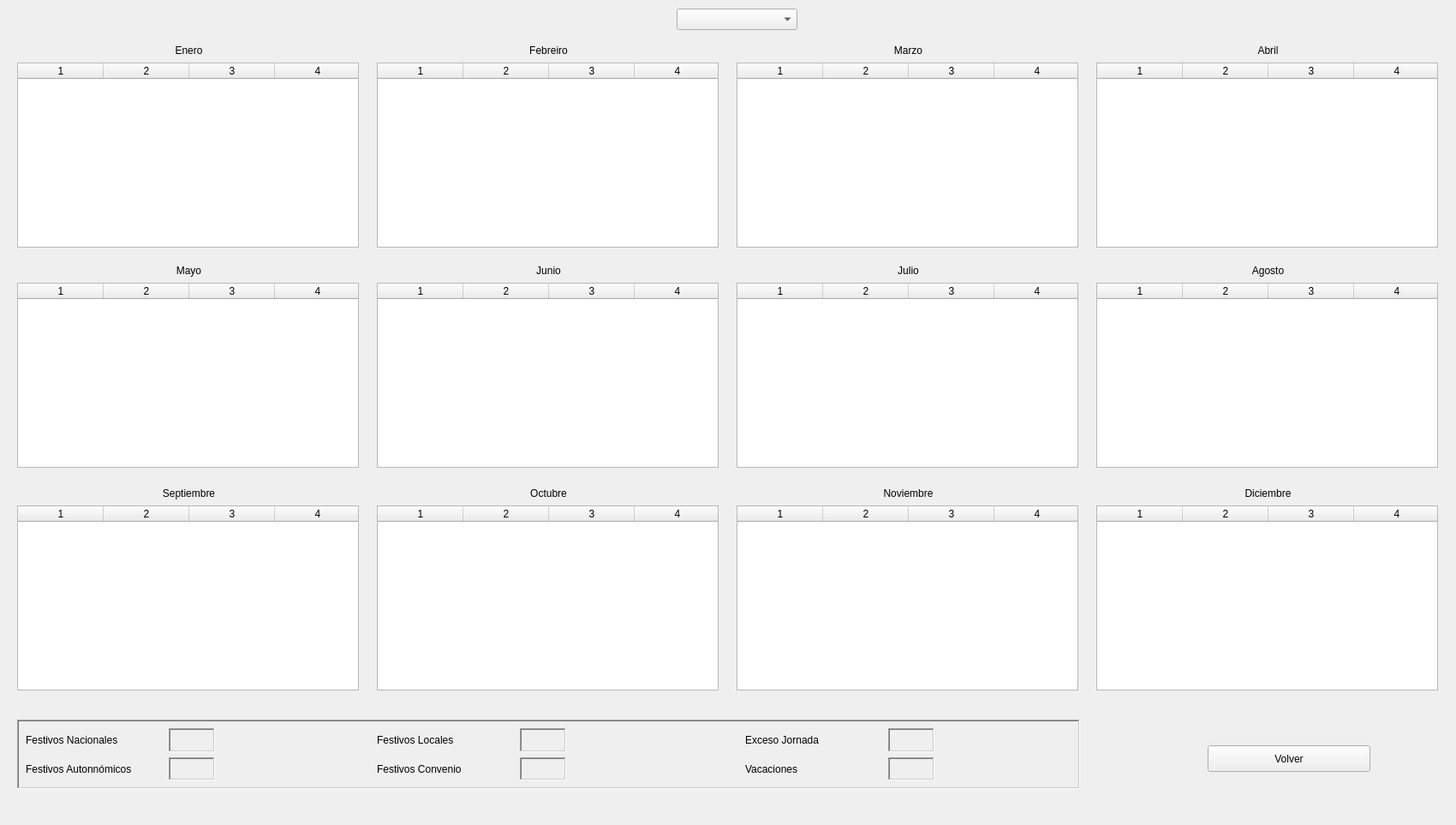
<?xml version="1.0" encoding="UTF-8"?>
<ui version="4.0">
 <class>CalendarioLaboral</class>
 <widget class="QDialog" name="CalendarioLaboral">
  <property name="geometry">
   <rect>
    <x>0</x>
    <y>0</y>
    <width>1700</width>
    <height>963</height>
   </rect>
  </property>
  <property name="windowTitle">
   <string>Dialog</string>
  </property>
  <widget class="QPushButton" name="btnCancelar">
   <property name="geometry">
    <rect>
     <x>1410</x>
     <y>870</y>
     <width>190</width>
     <height>31</height>
    </rect>
   </property>
   <property name="text">
    <string>Volver</string>
   </property>
   <property name="icon">
    <iconset resource="imagenes/imagenes.qrc">
     <normaloff>:/atras.png</normaloff>:/atras.png</iconset>
   </property>
   <property name="autoDefault">
    <bool>false</bool>
   </property>
  </widget>
  <widget class="QLabel" name="lblEnero">
   <property name="geometry">
    <rect>
     <x>20</x>
     <y>50</y>
     <width>401</width>
     <height>17</height>
    </rect>
   </property>
   <property name="text">
    <string>Enero</string>
   </property>
   <property name="alignment">
    <set>Qt::AlignCenter</set>
   </property>
  </widget>
  <widget class="QTableWidget" name="tableEnero">
   <property name="geometry">
    <rect>
     <x>20</x>
     <y>73</y>
     <width>399</width>
     <height>216</height>
    </rect>
   </property>
   <property name="sizePolicy">
    <sizepolicy hsizetype="Expanding" vsizetype="Expanding">
     <horstretch>0</horstretch>
     <verstretch>0</verstretch>
    </sizepolicy>
   </property>
   <property name="verticalScrollBarPolicy">
    <enum>Qt::ScrollBarAlwaysOff</enum>
   </property>
   <property name="horizontalScrollBarPolicy">
    <enum>Qt::ScrollBarAlwaysOff</enum>
   </property>
   <property name="sizeAdjustPolicy">
    <enum>QAbstractScrollArea::AdjustToContents</enum>
   </property>
   <property name="editTriggers">
    <set>QAbstractItemView::NoEditTriggers</set>
   </property>
   <property name="selectionMode">
    <enum>QAbstractItemView::NoSelection</enum>
   </property>
   <property name="showGrid">
    <bool>false</bool>
   </property>
   <property name="rowCount">
    <number>6</number>
   </property>
   <property name="columnCount">
    <number>7</number>
   </property>
   <attribute name="horizontalHeaderVisible">
    <bool>true</bool>
   </attribute>
   <attribute name="verticalHeaderVisible">
    <bool>false</bool>
   </attribute>
   <attribute name="verticalHeaderHighlightSections">
    <bool>false</bool>
   </attribute>
   <row/>
   <row/>
   <row/>
   <row/>
   <row/>
   <row/>
   <column/>
   <column/>
   <column/>
   <column/>
   <column/>
   <column/>
   <column/>
  </widget>
  <widget class="QComboBox" name="cmbAno">
   <property name="geometry">
    <rect>
     <x>790</x>
     <y>10</y>
     <width>141</width>
     <height>25</height>
    </rect>
   </property>
  </widget>
  <widget class="QTableWidget" name="tableFebrero">
   <property name="geometry">
    <rect>
     <x>440</x>
     <y>73</y>
     <width>399</width>
     <height>216</height>
    </rect>
   </property>
   <property name="sizePolicy">
    <sizepolicy hsizetype="Expanding" vsizetype="Expanding">
     <horstretch>0</horstretch>
     <verstretch>0</verstretch>
    </sizepolicy>
   </property>
   <property name="verticalScrollBarPolicy">
    <enum>Qt::ScrollBarAlwaysOff</enum>
   </property>
   <property name="horizontalScrollBarPolicy">
    <enum>Qt::ScrollBarAlwaysOff</enum>
   </property>
   <property name="sizeAdjustPolicy">
    <enum>QAbstractScrollArea::AdjustToContents</enum>
   </property>
   <property name="editTriggers">
    <set>QAbstractItemView::NoEditTriggers</set>
   </property>
   <property name="selectionMode">
    <enum>QAbstractItemView::NoSelection</enum>
   </property>
   <property name="showGrid">
    <bool>false</bool>
   </property>
   <property name="rowCount">
    <number>6</number>
   </property>
   <property name="columnCount">
    <number>7</number>
   </property>
   <attribute name="horizontalHeaderVisible">
    <bool>true</bool>
   </attribute>
   <attribute name="verticalHeaderVisible">
    <bool>false</bool>
   </attribute>
   <attribute name="verticalHeaderHighlightSections">
    <bool>false</bool>
   </attribute>
   <row/>
   <row/>
   <row/>
   <row/>
   <row/>
   <row/>
   <column/>
   <column/>
   <column/>
   <column/>
   <column/>
   <column/>
   <column/>
  </widget>
  <widget class="QLabel" name="lblEnero_2">
   <property name="geometry">
    <rect>
     <x>440</x>
     <y>50</y>
     <width>401</width>
     <height>17</height>
    </rect>
   </property>
   <property name="text">
    <string>Febreiro</string>
   </property>
   <property name="alignment">
    <set>Qt::AlignCenter</set>
   </property>
  </widget>
  <widget class="QTableWidget" name="tableMarzo">
   <property name="geometry">
    <rect>
     <x>860</x>
     <y>73</y>
     <width>399</width>
     <height>216</height>
    </rect>
   </property>
   <property name="sizePolicy">
    <sizepolicy hsizetype="Expanding" vsizetype="Expanding">
     <horstretch>0</horstretch>
     <verstretch>0</verstretch>
    </sizepolicy>
   </property>
   <property name="verticalScrollBarPolicy">
    <enum>Qt::ScrollBarAlwaysOff</enum>
   </property>
   <property name="horizontalScrollBarPolicy">
    <enum>Qt::ScrollBarAlwaysOff</enum>
   </property>
   <property name="sizeAdjustPolicy">
    <enum>QAbstractScrollArea::AdjustToContents</enum>
   </property>
   <property name="editTriggers">
    <set>QAbstractItemView::NoEditTriggers</set>
   </property>
   <property name="selectionMode">
    <enum>QAbstractItemView::NoSelection</enum>
   </property>
   <property name="showGrid">
    <bool>false</bool>
   </property>
   <property name="rowCount">
    <number>6</number>
   </property>
   <property name="columnCount">
    <number>7</number>
   </property>
   <attribute name="horizontalHeaderVisible">
    <bool>true</bool>
   </attribute>
   <attribute name="verticalHeaderVisible">
    <bool>false</bool>
   </attribute>
   <attribute name="verticalHeaderHighlightSections">
    <bool>false</bool>
   </attribute>
   <row/>
   <row/>
   <row/>
   <row/>
   <row/>
   <row/>
   <column/>
   <column/>
   <column/>
   <column/>
   <column/>
   <column/>
   <column/>
  </widget>
  <widget class="QLabel" name="lblEnero_3">
   <property name="geometry">
    <rect>
     <x>860</x>
     <y>50</y>
     <width>401</width>
     <height>17</height>
    </rect>
   </property>
   <property name="text">
    <string>Marzo</string>
   </property>
   <property name="alignment">
    <set>Qt::AlignCenter</set>
   </property>
  </widget>
  <widget class="QTableWidget" name="tableAbril">
   <property name="geometry">
    <rect>
     <x>1280</x>
     <y>73</y>
     <width>399</width>
     <height>216</height>
    </rect>
   </property>
   <property name="sizePolicy">
    <sizepolicy hsizetype="Expanding" vsizetype="Expanding">
     <horstretch>0</horstretch>
     <verstretch>0</verstretch>
    </sizepolicy>
   </property>
   <property name="verticalScrollBarPolicy">
    <enum>Qt::ScrollBarAlwaysOff</enum>
   </property>
   <property name="horizontalScrollBarPolicy">
    <enum>Qt::ScrollBarAlwaysOff</enum>
   </property>
   <property name="sizeAdjustPolicy">
    <enum>QAbstractScrollArea::AdjustToContents</enum>
   </property>
   <property name="editTriggers">
    <set>QAbstractItemView::NoEditTriggers</set>
   </property>
   <property name="selectionMode">
    <enum>QAbstractItemView::NoSelection</enum>
   </property>
   <property name="showGrid">
    <bool>false</bool>
   </property>
   <property name="rowCount">
    <number>6</number>
   </property>
   <property name="columnCount">
    <number>7</number>
   </property>
   <attribute name="horizontalHeaderVisible">
    <bool>true</bool>
   </attribute>
   <attribute name="verticalHeaderVisible">
    <bool>false</bool>
   </attribute>
   <attribute name="verticalHeaderHighlightSections">
    <bool>false</bool>
   </attribute>
   <row/>
   <row/>
   <row/>
   <row/>
   <row/>
   <row/>
   <column/>
   <column/>
   <column/>
   <column/>
   <column/>
   <column/>
   <column/>
  </widget>
  <widget class="QLabel" name="lblEnero_4">
   <property name="geometry">
    <rect>
     <x>1280</x>
     <y>50</y>
     <width>401</width>
     <height>17</height>
    </rect>
   </property>
   <property name="text">
    <string>Abril</string>
   </property>
   <property name="alignment">
    <set>Qt::AlignCenter</set>
   </property>
  </widget>
  <widget class="QTableWidget" name="tableJulio">
   <property name="geometry">
    <rect>
     <x>860</x>
     <y>330</y>
     <width>399</width>
     <height>216</height>
    </rect>
   </property>
   <property name="sizePolicy">
    <sizepolicy hsizetype="Expanding" vsizetype="Expanding">
     <horstretch>0</horstretch>
     <verstretch>0</verstretch>
    </sizepolicy>
   </property>
   <property name="verticalScrollBarPolicy">
    <enum>Qt::ScrollBarAlwaysOff</enum>
   </property>
   <property name="horizontalScrollBarPolicy">
    <enum>Qt::ScrollBarAlwaysOff</enum>
   </property>
   <property name="sizeAdjustPolicy">
    <enum>QAbstractScrollArea::AdjustToContents</enum>
   </property>
   <property name="editTriggers">
    <set>QAbstractItemView::NoEditTriggers</set>
   </property>
   <property name="selectionMode">
    <enum>QAbstractItemView::NoSelection</enum>
   </property>
   <property name="showGrid">
    <bool>false</bool>
   </property>
   <property name="rowCount">
    <number>6</number>
   </property>
   <property name="columnCount">
    <number>7</number>
   </property>
   <attribute name="horizontalHeaderVisible">
    <bool>true</bool>
   </attribute>
   <attribute name="verticalHeaderVisible">
    <bool>false</bool>
   </attribute>
   <attribute name="verticalHeaderHighlightSections">
    <bool>false</bool>
   </attribute>
   <row/>
   <row/>
   <row/>
   <row/>
   <row/>
   <row/>
   <column/>
   <column/>
   <column/>
   <column/>
   <column/>
   <column/>
   <column/>
  </widget>
  <widget class="QTableWidget" name="tableJunio">
   <property name="geometry">
    <rect>
     <x>440</x>
     <y>330</y>
     <width>399</width>
     <height>216</height>
    </rect>
   </property>
   <property name="sizePolicy">
    <sizepolicy hsizetype="Expanding" vsizetype="Expanding">
     <horstretch>0</horstretch>
     <verstretch>0</verstretch>
    </sizepolicy>
   </property>
   <property name="verticalScrollBarPolicy">
    <enum>Qt::ScrollBarAlwaysOff</enum>
   </property>
   <property name="horizontalScrollBarPolicy">
    <enum>Qt::ScrollBarAlwaysOff</enum>
   </property>
   <property name="sizeAdjustPolicy">
    <enum>QAbstractScrollArea::AdjustToContents</enum>
   </property>
   <property name="editTriggers">
    <set>QAbstractItemView::NoEditTriggers</set>
   </property>
   <property name="selectionMode">
    <enum>QAbstractItemView::NoSelection</enum>
   </property>
   <property name="showGrid">
    <bool>false</bool>
   </property>
   <property name="rowCount">
    <number>6</number>
   </property>
   <property name="columnCount">
    <number>7</number>
   </property>
   <attribute name="horizontalHeaderVisible">
    <bool>true</bool>
   </attribute>
   <attribute name="verticalHeaderVisible">
    <bool>false</bool>
   </attribute>
   <attribute name="verticalHeaderHighlightSections">
    <bool>false</bool>
   </attribute>
   <row/>
   <row/>
   <row/>
   <row/>
   <row/>
   <row/>
   <column/>
   <column/>
   <column/>
   <column/>
   <column/>
   <column/>
   <column/>
  </widget>
  <widget class="QTableWidget" name="tableAgosto">
   <property name="geometry">
    <rect>
     <x>1280</x>
     <y>330</y>
     <width>399</width>
     <height>216</height>
    </rect>
   </property>
   <property name="sizePolicy">
    <sizepolicy hsizetype="Expanding" vsizetype="Expanding">
     <horstretch>0</horstretch>
     <verstretch>0</verstretch>
    </sizepolicy>
   </property>
   <property name="verticalScrollBarPolicy">
    <enum>Qt::ScrollBarAlwaysOff</enum>
   </property>
   <property name="horizontalScrollBarPolicy">
    <enum>Qt::ScrollBarAlwaysOff</enum>
   </property>
   <property name="sizeAdjustPolicy">
    <enum>QAbstractScrollArea::AdjustToContents</enum>
   </property>
   <property name="editTriggers">
    <set>QAbstractItemView::NoEditTriggers</set>
   </property>
   <property name="selectionMode">
    <enum>QAbstractItemView::NoSelection</enum>
   </property>
   <property name="showGrid">
    <bool>false</bool>
   </property>
   <property name="rowCount">
    <number>6</number>
   </property>
   <property name="columnCount">
    <number>7</number>
   </property>
   <attribute name="horizontalHeaderVisible">
    <bool>true</bool>
   </attribute>
   <attribute name="verticalHeaderVisible">
    <bool>false</bool>
   </attribute>
   <attribute name="verticalHeaderHighlightSections">
    <bool>false</bool>
   </attribute>
   <row/>
   <row/>
   <row/>
   <row/>
   <row/>
   <row/>
   <column/>
   <column/>
   <column/>
   <column/>
   <column/>
   <column/>
   <column/>
  </widget>
  <widget class="QTableWidget" name="tableMayo">
   <property name="geometry">
    <rect>
     <x>20</x>
     <y>330</y>
     <width>399</width>
     <height>216</height>
    </rect>
   </property>
   <property name="sizePolicy">
    <sizepolicy hsizetype="Expanding" vsizetype="Expanding">
     <horstretch>0</horstretch>
     <verstretch>0</verstretch>
    </sizepolicy>
   </property>
   <property name="verticalScrollBarPolicy">
    <enum>Qt::ScrollBarAlwaysOff</enum>
   </property>
   <property name="horizontalScrollBarPolicy">
    <enum>Qt::ScrollBarAlwaysOff</enum>
   </property>
   <property name="sizeAdjustPolicy">
    <enum>QAbstractScrollArea::AdjustToContents</enum>
   </property>
   <property name="editTriggers">
    <set>QAbstractItemView::NoEditTriggers</set>
   </property>
   <property name="selectionMode">
    <enum>QAbstractItemView::NoSelection</enum>
   </property>
   <property name="showGrid">
    <bool>false</bool>
   </property>
   <property name="rowCount">
    <number>6</number>
   </property>
   <property name="columnCount">
    <number>7</number>
   </property>
   <attribute name="horizontalHeaderVisible">
    <bool>true</bool>
   </attribute>
   <attribute name="verticalHeaderVisible">
    <bool>false</bool>
   </attribute>
   <attribute name="verticalHeaderHighlightSections">
    <bool>false</bool>
   </attribute>
   <row/>
   <row/>
   <row/>
   <row/>
   <row/>
   <row/>
   <column/>
   <column/>
   <column/>
   <column/>
   <column/>
   <column/>
   <column/>
  </widget>
  <widget class="QLabel" name="lblEnero_5">
   <property name="geometry">
    <rect>
     <x>1280</x>
     <y>307</y>
     <width>401</width>
     <height>17</height>
    </rect>
   </property>
   <property name="text">
    <string>Agosto</string>
   </property>
   <property name="alignment">
    <set>Qt::AlignCenter</set>
   </property>
  </widget>
  <widget class="QLabel" name="lblEnero_6">
   <property name="geometry">
    <rect>
     <x>20</x>
     <y>307</y>
     <width>401</width>
     <height>17</height>
    </rect>
   </property>
   <property name="text">
    <string>Mayo</string>
   </property>
   <property name="alignment">
    <set>Qt::AlignCenter</set>
   </property>
  </widget>
  <widget class="QLabel" name="lblEnero_7">
   <property name="geometry">
    <rect>
     <x>440</x>
     <y>307</y>
     <width>401</width>
     <height>17</height>
    </rect>
   </property>
   <property name="text">
    <string>Junio</string>
   </property>
   <property name="alignment">
    <set>Qt::AlignCenter</set>
   </property>
  </widget>
  <widget class="QLabel" name="lblEnero_8">
   <property name="geometry">
    <rect>
     <x>860</x>
     <y>307</y>
     <width>401</width>
     <height>17</height>
    </rect>
   </property>
   <property name="text">
    <string>Julio</string>
   </property>
   <property name="alignment">
    <set>Qt::AlignCenter</set>
   </property>
  </widget>
  <widget class="QTableWidget" name="tableNoviembre">
   <property name="geometry">
    <rect>
     <x>860</x>
     <y>590</y>
     <width>399</width>
     <height>216</height>
    </rect>
   </property>
   <property name="sizePolicy">
    <sizepolicy hsizetype="Expanding" vsizetype="Expanding">
     <horstretch>0</horstretch>
     <verstretch>0</verstretch>
    </sizepolicy>
   </property>
   <property name="verticalScrollBarPolicy">
    <enum>Qt::ScrollBarAlwaysOff</enum>
   </property>
   <property name="horizontalScrollBarPolicy">
    <enum>Qt::ScrollBarAlwaysOff</enum>
   </property>
   <property name="sizeAdjustPolicy">
    <enum>QAbstractScrollArea::AdjustToContents</enum>
   </property>
   <property name="editTriggers">
    <set>QAbstractItemView::NoEditTriggers</set>
   </property>
   <property name="selectionMode">
    <enum>QAbstractItemView::NoSelection</enum>
   </property>
   <property name="showGrid">
    <bool>false</bool>
   </property>
   <property name="rowCount">
    <number>6</number>
   </property>
   <property name="columnCount">
    <number>7</number>
   </property>
   <attribute name="horizontalHeaderVisible">
    <bool>true</bool>
   </attribute>
   <attribute name="verticalHeaderVisible">
    <bool>false</bool>
   </attribute>
   <attribute name="verticalHeaderHighlightSections">
    <bool>false</bool>
   </attribute>
   <row/>
   <row/>
   <row/>
   <row/>
   <row/>
   <row/>
   <column/>
   <column/>
   <column/>
   <column/>
   <column/>
   <column/>
   <column/>
  </widget>
  <widget class="QTableWidget" name="tableOctubre">
   <property name="geometry">
    <rect>
     <x>440</x>
     <y>590</y>
     <width>399</width>
     <height>216</height>
    </rect>
   </property>
   <property name="sizePolicy">
    <sizepolicy hsizetype="Expanding" vsizetype="Expanding">
     <horstretch>0</horstretch>
     <verstretch>0</verstretch>
    </sizepolicy>
   </property>
   <property name="verticalScrollBarPolicy">
    <enum>Qt::ScrollBarAlwaysOff</enum>
   </property>
   <property name="horizontalScrollBarPolicy">
    <enum>Qt::ScrollBarAlwaysOff</enum>
   </property>
   <property name="sizeAdjustPolicy">
    <enum>QAbstractScrollArea::AdjustToContents</enum>
   </property>
   <property name="editTriggers">
    <set>QAbstractItemView::NoEditTriggers</set>
   </property>
   <property name="selectionMode">
    <enum>QAbstractItemView::NoSelection</enum>
   </property>
   <property name="showGrid">
    <bool>false</bool>
   </property>
   <property name="rowCount">
    <number>6</number>
   </property>
   <property name="columnCount">
    <number>7</number>
   </property>
   <attribute name="horizontalHeaderVisible">
    <bool>true</bool>
   </attribute>
   <attribute name="verticalHeaderVisible">
    <bool>false</bool>
   </attribute>
   <attribute name="verticalHeaderHighlightSections">
    <bool>false</bool>
   </attribute>
   <row/>
   <row/>
   <row/>
   <row/>
   <row/>
   <row/>
   <column/>
   <column/>
   <column/>
   <column/>
   <column/>
   <column/>
   <column/>
  </widget>
  <widget class="QTableWidget" name="tableDiciembre">
   <property name="geometry">
    <rect>
     <x>1280</x>
     <y>590</y>
     <width>399</width>
     <height>216</height>
    </rect>
   </property>
   <property name="sizePolicy">
    <sizepolicy hsizetype="Expanding" vsizetype="Expanding">
     <horstretch>0</horstretch>
     <verstretch>0</verstretch>
    </sizepolicy>
   </property>
   <property name="verticalScrollBarPolicy">
    <enum>Qt::ScrollBarAlwaysOff</enum>
   </property>
   <property name="horizontalScrollBarPolicy">
    <enum>Qt::ScrollBarAlwaysOff</enum>
   </property>
   <property name="sizeAdjustPolicy">
    <enum>QAbstractScrollArea::AdjustToContents</enum>
   </property>
   <property name="editTriggers">
    <set>QAbstractItemView::NoEditTriggers</set>
   </property>
   <property name="selectionMode">
    <enum>QAbstractItemView::NoSelection</enum>
   </property>
   <property name="showGrid">
    <bool>false</bool>
   </property>
   <property name="rowCount">
    <number>6</number>
   </property>
   <property name="columnCount">
    <number>7</number>
   </property>
   <attribute name="horizontalHeaderVisible">
    <bool>true</bool>
   </attribute>
   <attribute name="verticalHeaderVisible">
    <bool>false</bool>
   </attribute>
   <attribute name="verticalHeaderHighlightSections">
    <bool>false</bool>
   </attribute>
   <row/>
   <row/>
   <row/>
   <row/>
   <row/>
   <row/>
   <column/>
   <column/>
   <column/>
   <column/>
   <column/>
   <column/>
   <column/>
  </widget>
  <widget class="QTableWidget" name="tableSeptiembre">
   <property name="geometry">
    <rect>
     <x>20</x>
     <y>590</y>
     <width>399</width>
     <height>216</height>
    </rect>
   </property>
   <property name="sizePolicy">
    <sizepolicy hsizetype="Expanding" vsizetype="Expanding">
     <horstretch>0</horstretch>
     <verstretch>0</verstretch>
    </sizepolicy>
   </property>
   <property name="verticalScrollBarPolicy">
    <enum>Qt::ScrollBarAlwaysOff</enum>
   </property>
   <property name="horizontalScrollBarPolicy">
    <enum>Qt::ScrollBarAlwaysOff</enum>
   </property>
   <property name="sizeAdjustPolicy">
    <enum>QAbstractScrollArea::AdjustToContents</enum>
   </property>
   <property name="editTriggers">
    <set>QAbstractItemView::NoEditTriggers</set>
   </property>
   <property name="selectionMode">
    <enum>QAbstractItemView::NoSelection</enum>
   </property>
   <property name="showGrid">
    <bool>false</bool>
   </property>
   <property name="rowCount">
    <number>6</number>
   </property>
   <property name="columnCount">
    <number>7</number>
   </property>
   <attribute name="horizontalHeaderVisible">
    <bool>true</bool>
   </attribute>
   <attribute name="verticalHeaderVisible">
    <bool>false</bool>
   </attribute>
   <attribute name="verticalHeaderHighlightSections">
    <bool>false</bool>
   </attribute>
   <row/>
   <row/>
   <row/>
   <row/>
   <row/>
   <row/>
   <column/>
   <column/>
   <column/>
   <column/>
   <column/>
   <column/>
   <column/>
  </widget>
  <widget class="QLabel" name="lblEnero_9">
   <property name="geometry">
    <rect>
     <x>1280</x>
     <y>567</y>
     <width>401</width>
     <height>17</height>
    </rect>
   </property>
   <property name="text">
    <string>Diciembre</string>
   </property>
   <property name="alignment">
    <set>Qt::AlignCenter</set>
   </property>
  </widget>
  <widget class="QLabel" name="lblEnero_10">
   <property name="geometry">
    <rect>
     <x>20</x>
     <y>567</y>
     <width>401</width>
     <height>17</height>
    </rect>
   </property>
   <property name="text">
    <string>Septiembre</string>
   </property>
   <property name="alignment">
    <set>Qt::AlignCenter</set>
   </property>
  </widget>
  <widget class="QLabel" name="lblEnero_11">
   <property name="geometry">
    <rect>
     <x>440</x>
     <y>567</y>
     <width>401</width>
     <height>17</height>
    </rect>
   </property>
   <property name="text">
    <string>Octubre</string>
   </property>
   <property name="alignment">
    <set>Qt::AlignCenter</set>
   </property>
  </widget>
  <widget class="QLabel" name="lblEnero_12">
   <property name="geometry">
    <rect>
     <x>860</x>
     <y>567</y>
     <width>401</width>
     <height>17</height>
    </rect>
   </property>
   <property name="text">
    <string>Noviembre</string>
   </property>
   <property name="alignment">
    <set>Qt::AlignCenter</set>
   </property>
  </widget>
  <widget class="QFrame" name="frame">
   <property name="geometry">
    <rect>
     <x>20</x>
     <y>840</y>
     <width>1241</width>
     <height>81</height>
    </rect>
   </property>
   <property name="frameShape">
    <enum>QFrame::WinPanel</enum>
   </property>
   <property name="frameShadow">
    <enum>QFrame::Sunken</enum>
   </property>
   <widget class="QWidget" name="layoutWidget">
    <property name="geometry">
     <rect>
      <x>10</x>
      <y>10</y>
      <width>221</width>
      <height>61</height>
     </rect>
    </property>
    <layout class="QVBoxLayout" name="verticalLayout">
     <item>
      <layout class="QHBoxLayout" name="horizontalLayout" stretch="3,1">
       <item>
        <widget class="QLabel" name="label">
         <property name="text">
          <string>Festivos Nacionales</string>
         </property>
        </widget>
       </item>
       <item>
        <widget class="QLabel" name="colorNacional">
         <property name="frameShape">
          <enum>QFrame::WinPanel</enum>
         </property>
         <property name="frameShadow">
          <enum>QFrame::Sunken</enum>
         </property>
         <property name="text">
          <string/>
         </property>
        </widget>
       </item>
      </layout>
     </item>
     <item>
      <layout class="QHBoxLayout" name="horizontalLayout_2" stretch="3,1">
       <item>
        <widget class="QLabel" name="label_2">
         <property name="text">
          <string>Festivos Autonnómicos</string>
         </property>
        </widget>
       </item>
       <item>
        <widget class="QLabel" name="colorAutonmicos">
         <property name="frameShape">
          <enum>QFrame::WinPanel</enum>
         </property>
         <property name="frameShadow">
          <enum>QFrame::Sunken</enum>
         </property>
         <property name="text">
          <string/>
         </property>
        </widget>
       </item>
      </layout>
     </item>
    </layout>
   </widget>
   <widget class="QWidget" name="layoutWidget">
    <property name="geometry">
     <rect>
      <x>420</x>
      <y>10</y>
      <width>221</width>
      <height>61</height>
     </rect>
    </property>
    <layout class="QVBoxLayout" name="verticalLayout_2">
     <item>
      <layout class="QHBoxLayout" name="horizontalLayout_3" stretch="3,1">
       <item>
        <widget class="QLabel" name="label_3">
         <property name="text">
          <string>Festivos Locales</string>
         </property>
        </widget>
       </item>
       <item>
        <widget class="QLabel" name="colorLocales">
         <property name="frameShape">
          <enum>QFrame::WinPanel</enum>
         </property>
         <property name="frameShadow">
          <enum>QFrame::Sunken</enum>
         </property>
         <property name="text">
          <string/>
         </property>
        </widget>
       </item>
      </layout>
     </item>
     <item>
      <layout class="QHBoxLayout" name="horizontalLayout_4" stretch="3,1">
       <item>
        <widget class="QLabel" name="label_4">
         <property name="text">
          <string>Festivos Convenio</string>
         </property>
        </widget>
       </item>
       <item>
        <widget class="QLabel" name="colorConvenio">
         <property name="frameShape">
          <enum>QFrame::WinPanel</enum>
         </property>
         <property name="frameShadow">
          <enum>QFrame::Sunken</enum>
         </property>
         <property name="text">
          <string/>
         </property>
        </widget>
       </item>
      </layout>
     </item>
    </layout>
   </widget>
   <widget class="QWidget" name="">
    <property name="geometry">
     <rect>
      <x>850</x>
      <y>10</y>
      <width>221</width>
      <height>61</height>
     </rect>
    </property>
    <layout class="QVBoxLayout" name="verticalLayout_3">
     <item>
      <layout class="QHBoxLayout" name="horizontalLayout_5" stretch="3,1">
       <item>
        <widget class="QLabel" name="label_5">
         <property name="text">
          <string>Exceso Jornada</string>
         </property>
        </widget>
       </item>
       <item>
        <widget class="QLabel" name="colorExcesoJornada">
         <property name="frameShape">
          <enum>QFrame::WinPanel</enum>
         </property>
         <property name="frameShadow">
          <enum>QFrame::Sunken</enum>
         </property>
         <property name="text">
          <string/>
         </property>
        </widget>
       </item>
      </layout>
     </item>
     <item>
      <layout class="QHBoxLayout" name="horizontalLayout_6" stretch="3,1">
       <item>
        <widget class="QLabel" name="label_6">
         <property name="text">
          <string>Vacaciones</string>
         </property>
        </widget>
       </item>
       <item>
        <widget class="QLabel" name="colorVacaciones">
         <property name="frameShape">
          <enum>QFrame::WinPanel</enum>
         </property>
         <property name="frameShadow">
          <enum>QFrame::Sunken</enum>
         </property>
         <property name="text">
          <string/>
         </property>
        </widget>
       </item>
      </layout>
     </item>
    </layout>
   </widget>
  </widget>
 </widget>
 <resources>
  <include location="imagenes/imagenes.qrc"/>
 </resources>
 <connections/>
</ui>
